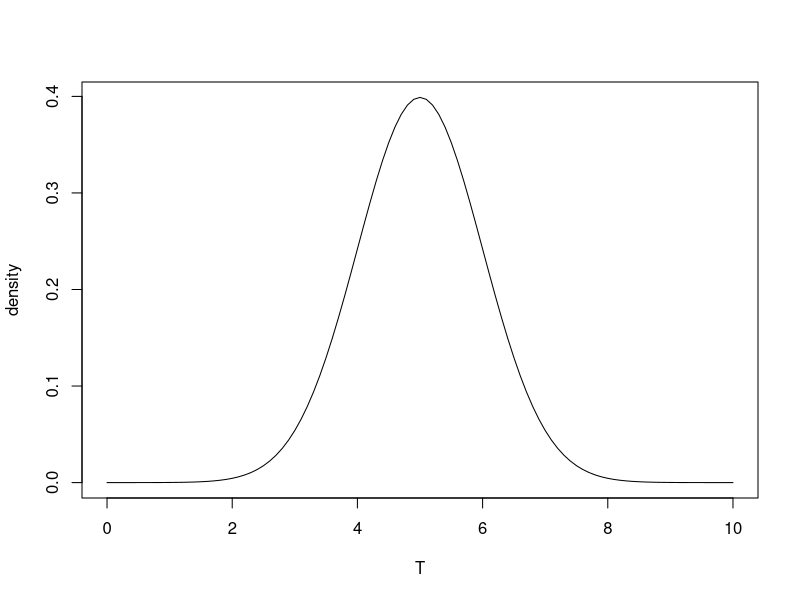
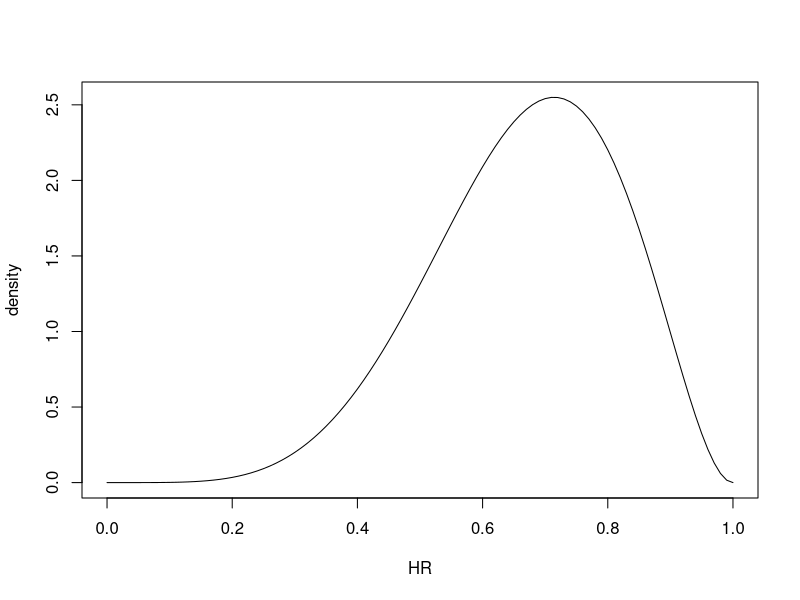
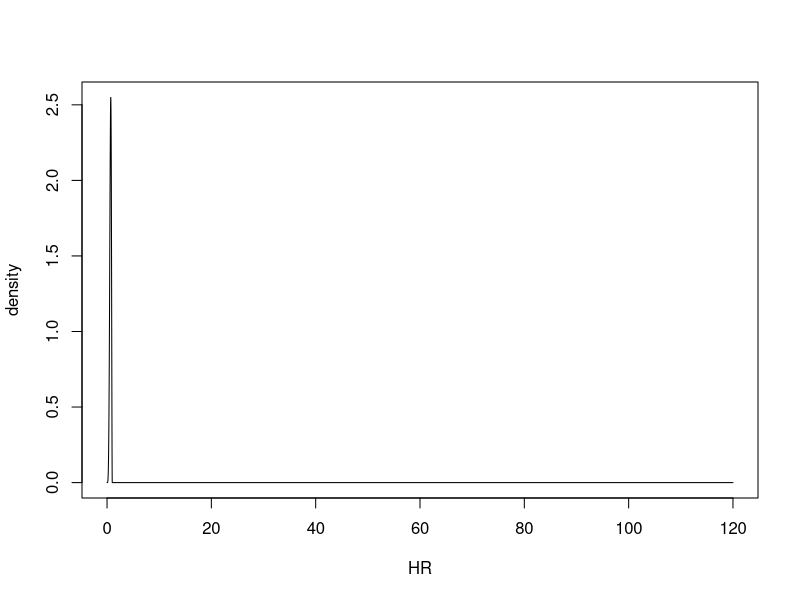

Write R code to recreate these figures, in order.
## ---- chunk 1
knitr::opts_chunk$set(echo = TRUE)
## ---- chunk 2

x <- seq(0, 10, by=0.1)
y <- dnorm(x, 5, sd = 1)
plot(x, y, type="l", xlab="T", ylab="density")
## ---- chunk 3

x <- seq(0, 1, by=0.01)
y <- dbeta(x, 6, 3)
plot(x, y, type="l", xlab="HR", ylab="density")
## ---- chunk 4

x <- seq(0, 120, by=0.01)
y <- dbeta(x, 6, 3)
plot(x, y, type="l", xlab="HR", ylab="density")
## ---- chunk 5

set.seed(123)
rnorm(1, 5, 1)
## ---- chunk 6

set.seed(123)
rbeta(1, 6, 3)
